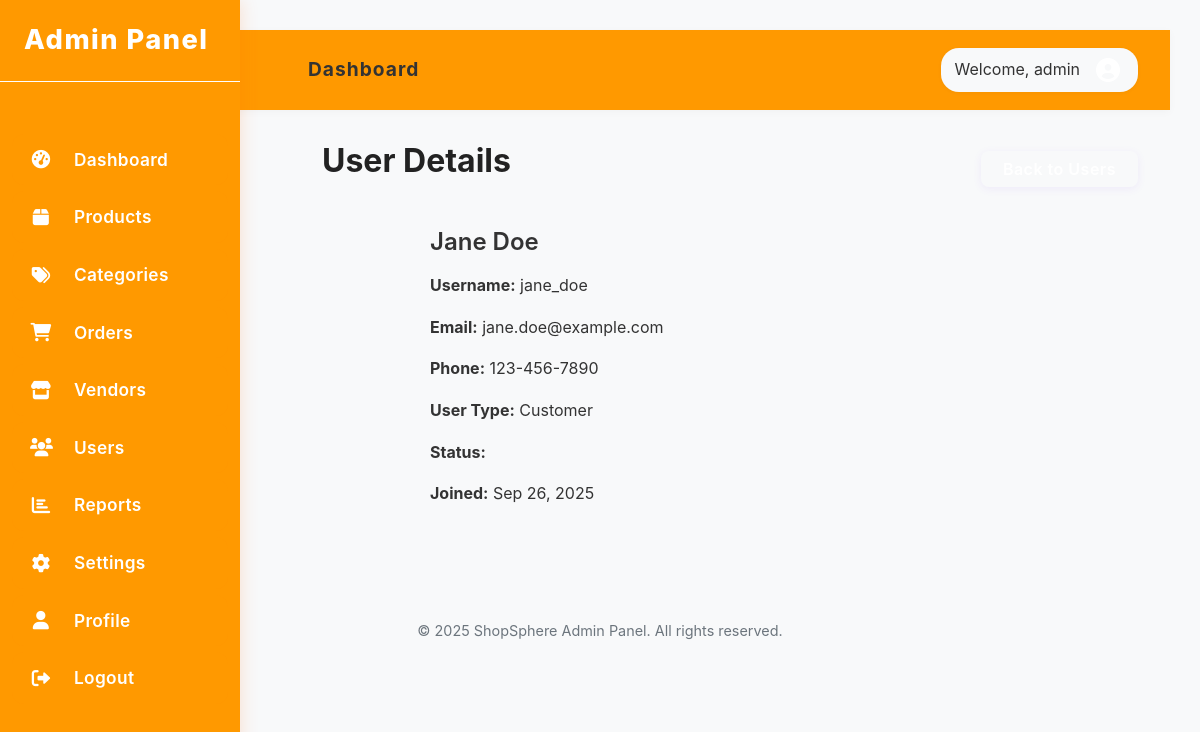
/admin/admin-user-details.php?id=2 (signed in), run on the app's committed database.
### tables this page shows
CREATE TABLE user_profiles (
    id INT AUTO_INCREMENT PRIMARY KEY,
    user_id INT NOT NULL,
    first_name VARCHAR(50),
    last_name VARCHAR(50),
    phone VARCHAR(20),
    address TEXT,
    city VARCHAR(50),
    state VARCHAR(50),
    country VARCHAR(50),
    zip_code VARCHAR(20),
    avatar VARCHAR(255),
    email_notifications BOOLEAN DEFAULT TRUE,
    sms_notifications BOOLEAN DEFAULT FALSE,
    marketing_communications BOOLEAN DEFAULT FALSE,
    FOREIGN KEY (user_id) REFERENCES users(id) ON DELETE CASCADE
);

CREATE TABLE users (
    id INT AUTO_INCREMENT PRIMARY KEY,
    username VARCHAR(50) NOT NULL UNIQUE,
    email VARCHAR(100) NOT NULL UNIQUE,
    password VARCHAR(255) NOT NULL,
    user_type ENUM('customer', 'vendor', 'admin') DEFAULT 'customer',
    reset_token VARCHAR(255) DEFAULT NULL,
    reset_token_expires_at DATETIME DEFAULT NULL,
    last_reset_request_at DATETIME DEFAULT NULL,
    created_at TIMESTAMP DEFAULT CURRENT_TIMESTAMP,
    updated_at TIMESTAMP DEFAULT CURRENT_TIMESTAMP ON UPDATE CURRENT_TIMESTAMP
);

### admin/admin-user-details.php (the view, shortened to what this page needs)
<?php
$user_id = isset($_GET['id']) ? intval($_GET['id']) : 0;
$database = new Database();
$db = $database->getConnection();
$query = "SELECT u.*, up.first_name, up.last_name, up.phone FROM users u LEFT JOIN user_profiles up ON u.id = up.user_id WHERE u.id = :id";
$stmt = $db->prepare($query);
$stmt->bindParam(':id', $user_id);
$stmt->execute();
$user = $stmt->fetch(PDO::FETCH_ASSOC);
include_once '../includes/admin-header.php';
?>
<div class="admin-users-container">
    <div class="admin-users-header">
        <h1>User Details</h1>
        <a href="admin-users.php" class="btn btn-edit">Back to Users</a>
    </div>
    <?php if ($user): ?>
        <div class="card" style="max-width:600px;margin:auto;">
            <h2><?php echo htmlspecialchars($user['first_name'] . ' ' . $user['last_name']); ?></h2>
            <p><strong>Username:</strong> <?php echo htmlspecialchars($user['username']); ?></p>
            <p><strong>Email:</strong> <?php echo htmlspecialchars($user['email']); ?></p>
            <p><strong>Phone:</strong> <?php echo !empty($user['phone']) ? htmlspecialchars($user['phone']) : 'N/A'; ?></p>
            <p><strong>User Type:</strong> <?php echo ucfirst($user['user_type']); ?></p>
            <p><strong>Status:</strong> <span class="user-status <?php echo $user['status']; ?>"><?php echo ucfirst($user['status']); ?></span></p>
            <p><strong>Joined:</strong> <?php echo date('M j, Y', strtotime($user['created_at'])); ?></p>
        </div>
    <?php else: ?>
        <p>User not found.</p>
    <?php endif; ?>
</div>
<?php
include_once '../includes/admin-footer.php';
?>

### assets/css/style.css (style rules this page uses)
* { margin: 0; padding: 0; box-sizing: border-box; }
body { font-family: 'MTN Brighter Sans', -apple-system, BlinkMacSystemFont, "Segoe UI", Roboto, Helvetica, Arial, sans-serif; line-height: 1.6; color: #333; background-color: #f8f9fa; }

### assets/css/pages/admin-dashboard.css (style rules this page uses)
.card { background: var(--white); border-radius: var(--border-radius); box-shadow: var(--box-shadow); overflow: visible; transition: var(--transition); height: fit-content; }
.btn { display: inline-flex; align-items: center; justify-content: center; padding: 8px 16px; border-radius: 8px; text-decoration: none; font-weight: 500; font-size: 0.9rem; cursor: pointer; transition: var(--transition); border: none; gap: 6px; }

### assets/css/pages/admin-login.css (style rules this page uses)
.btn { display: inline-block; padding: 14px 28px; background: linear-gradient(90deg, var(--primary-color) 60%, var(--primary-dark) 100%); color: #fff; border: none; border-radius: 10px; font-size: 17px; font-weight: 600; cursor: pointer; transition: background 0.3s, box-shadow 0.3s, transform 0.2s; text-align: center; box-shadow: 0 2px 8px rgba(124,58,237,0.08); letter-spacing: 0.5px; }

### assets/css/pages/admin-users.css (style rules this page uses)
.admin-users-container { padding: 32px; margin-left: 260px; max-width: 1400px; overflow: visible; }
.admin-users-header { display: flex; justify-content: space-between; align-items: center; margin-bottom: 32px; }
.admin-users-header h1 { font-size: 2rem; color: #222; font-weight: 700; }
.admin-users-header .btn { background: var(--primary); color: #fff; border-radius: 8px; padding: 10px 22px; font-size: 1rem; font-weight: 600; border: none; cursor: pointer; transition: background 0.2s; }
.user-status { padding: 6px 14px; border-radius: 16px; font-size: 0.95rem; font-weight: 500; display: inline-block; }

### assets/css/base/typography.css (style rules this page uses)
body { font-family: 'Segoe UI', Tahoma, Geneva, Verdana, sans-serif; font-size: 16px; line-height: 1.6; color: var(--text-primary); }
h1, h2, h3, h4, h5, h6 { font-weight: 600; line-height: 1.2; margin-bottom: var(--spacing-md); color: var(--text-primary); }
h1 { font-size: var(--font-size-xxl); }
h2 { font-size: var(--font-size-xl); }
p { margin-bottom: var(--spacing-md); }
a { color: var(--primary-color); transition: color var(--transition-fast); }

### assets/css/base/variables.css (style rules this page uses)
:root { --primary-color: #ff9900; --primary-dark: #e68a00; --secondary-color: #232f3e; --accent-color: #ff6b6b; --success-color: #28a745; --danger-color: #dc3545; --warning-color: #ffc107; --info-color: #17a2b8; --text-primary: #333; --text-secondary: #666; --text-light: #999; --text-white: #fff; --bg-light: #f8f9fa; --bg-white: #fff; --bg-dark: #232f3e; --border-color: #ddd; --border-radius: 8px; --border-radius-sm: 4px; --shadow-sm: 0 2px 4px rgba(0,0,0,0.1); --shadow-md: 0 4px 8px rgba(0,0,0,0.1); --shadow-lg: 0 8px 16px rgba(0,0,0,0.1); --spacing-xs: 0.25rem; --spacing-sm: 0.5rem; --spacing-md: 1rem; --spacing-lg: 1.5rem; --spacing-xl: 2rem; --spacing-xxl: 3rem; --font-size-xs: 0.75rem; --font-size-sm: 0.875rem; --font-size-md: 1rem; --font-size-lg: 1.25rem; --font-size-xl: 1.5rem; --font-size-xxl: 2rem; --transition-fast: 0.2s ease; --transition-normal: 0.3s ease; --transition-slow: 0.5s ease; }

### assets/css/components/buttons.css (style rules this page uses)
.btn { display: inline-flex; align-items: center; justify-content: center; gap: var(--spacing-sm); padding: 12px 24px; background-color: var(--primary-color); color: var(--text-white); border: none; border-radius: var(--border-radius); font-weight: 500; text-decoration: none; cursor: pointer; transition: all var(--transition-normal); font-size: var(--font-size-md); line-height: 1; }

### assets/css/components/cards.css (style rules this page uses)
.card { background: var(--bg-white); border-radius: var(--border-radius); box-shadow: var(--shadow-sm); overflow: hidden; transition: all var(--transition-normal); }

### data on the page
user_profiles: first_name+last_name "Jane Doe", user.username "jane_doe", user.email "jane.doe@example.com", phone "123-456-7890", user.user_type "Customer", user.created_at "Sep 26, 2025"

### other printed values
$_SESSION['username'] "admin"
